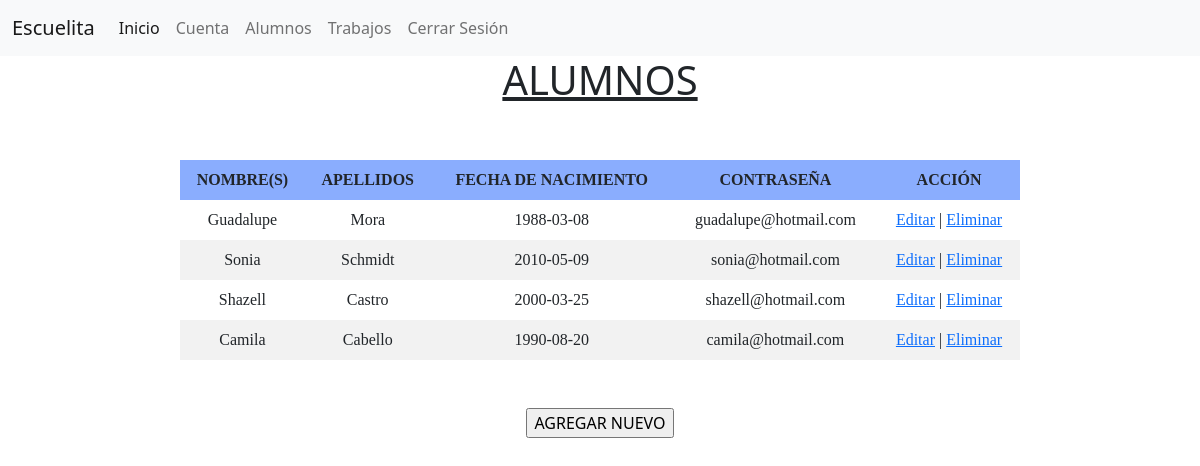
The app's page /tabla_alumnos.php with its own data.
### tables this page shows
CREATE TABLE `usuario` (
  `id` int(9) NOT NULL,
  `nombre` varchar(40) NOT NULL,
  `apellidos` varchar(50) NOT NULL,
  `fecha_nac` date NOT NULL,
  `correo` varchar(40) NOT NULL,
  `contrasenia` varchar(20) NOT NULL,
  `rol` int(1) NOT NULL
);

### tabla_alumnos.php (the view, shortened to what this page needs)
<?php
	include("conectar_bd.php");
	$usuarios = "SELECT * FROM usuario WHERE rol=3";
?>
<!DOCTYPE html>
<html lang="es">
	<head>
		<?php include 'sections/header.php'?>
		<link rel="stylesheet" href="css\tabla.css">
	</head>
	<body>
		<?php include 'sections/navdentro.php'?>
		<h1 align="center"><u>ALUMNOS</u></h1><br><br>
		<table align="center">
			<tr>
				<td class="encabezado">NOMBRE(S)</td>
				<td class="encabezado">APELLIDOS</td>
				<td class="encabezado">FECHA DE NACIMIENTO</td>
				<td class="encabezado">CONTRASE&Ntilde;A</td>
				<td class="encabezado">ACCI&Oacute;N</td>
			</tr>
			<?php $resultado = mysqli_query($conexion, $usuarios);
			while($row = mysqli_fetch_assoc($resultado)){ ?>
				<tr>
					<td> <?php echo $row["nombre"];?> </td>
					<td> <?php echo $row["apellidos"];?> </td>
					<td> <?php echo $row["fecha_nac"];?> </td>
					<td> <?php echo $row["correo"];?> </td>
					<td> <a href="editar_usuario.php?id=<?php echo $row["correo"];?>">Editar</a> | <a href="eliminar_cuenta.php?id=<?php echo $row["correo"];?>" onclick="return ConfirmDelete()">Eliminar</a></td>
				</tr>
				<?php
			}
				?>
		</table>
		<form  align="center">
			<br><br><a href="agregar_alumno.html"><input type="button" value="AGREGAR NUEVO"></a>
		</form>
	</body>
</html>

### sections/header.php (shortened to what this page needs)
<link href="https://file.myfontastic.com/QK2jUUaXUQQNzQLHfCpD63/icons.css" rel="stylesheet">
<link href="https://cdn.jsdelivr.net/npm/bootstrap@5.0.0-beta1/dist/css/bootstrap.min.css" rel="stylesheet">

### sections/navdentro.php (shortened to what this page needs)
<nav class="navbar navbar-expand-lg navbar-light bg-light">
  <div class="container-fluid">
    <a class="navbar-brand" href="#">Escuelita</a>
    <div class="collapse navbar-collapse" id="navbarNav">
      <ul class="navbar-nav">
        <li class="nav-item">
          <a class="nav-link active" aria-current="page" href="profesor.php">Inicio</a>
        </li>
	<li class="nav-item">
          <a class="nav-link" href="cuenta.php"  >Cuenta</a>
        </li>
	<li class="nav-item">
          <a class="nav-link" href="tabla_alumnos.php"  >Alumnos</a>
        </li>
        <li class="nav-item">
          <a class="nav-link" href="PCuestionario.php">Trabajos</a>
        </li>
        <li class="nav-item">
          <a class="nav-link" href="cerrar_sesion.php">Cerrar Sesi&oacute;n</a>
        </li>
      </ul>
    </div>
  </div>
</nav>

### css/tabla.css (style rules this page uses)
table { border-collapse: collapse; width: 70%; font-family: Calisto MT; font-size: 16px; }
.encabezado { background: #8AADFE; font-weight: bolder; }
tr, td { text-align: center; padding: 8px; }
tr:nth-child(odd) { background-color: #f2f2f2; }

### records on screen
usuario: nombre "Guadalupe", apellidos "Mora", fecha_nac "1988-03-08", correo "guadalupe@hotmail.com"
usuario: nombre "Sonia", apellidos "Schmidt", fecha_nac "2010-05-09", correo "sonia@hotmail.com"
usuario: nombre "Shazell", apellidos "Castro", fecha_nac "2000-03-25", correo "shazell@hotmail.com"
usuario: nombre "Camila", apellidos "Cabello", fecha_nac "1990-08-20", correo "camila@hotmail.com"
